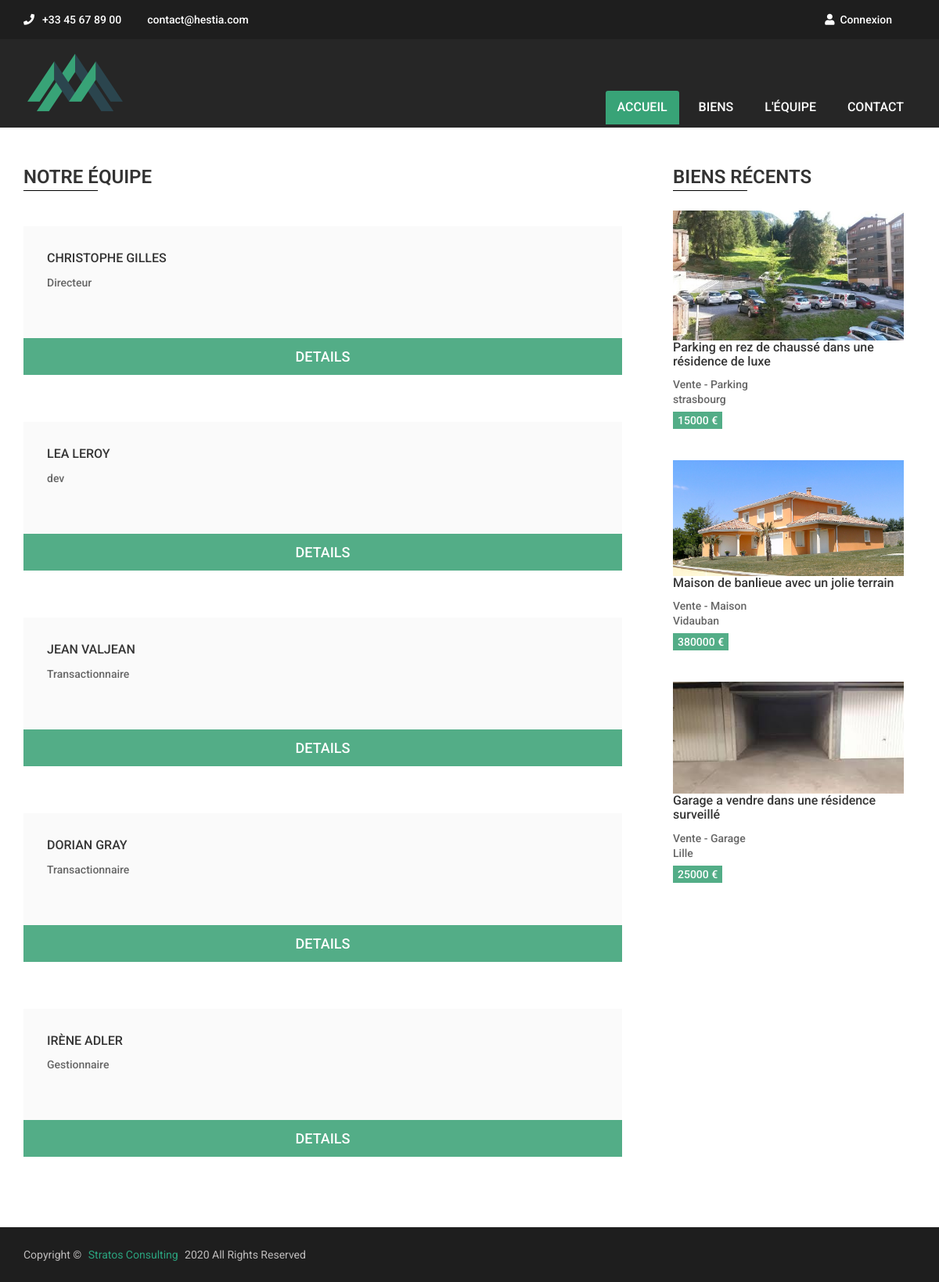
Screenshot of /index.php?route=team with the database file from the repository.
### tables this page shows
CREATE TABLE IF NOT EXISTS `agent` (
  `id` int(11) NOT NULL AUTO_INCREMENT,
  `firstname` varchar(45) NOT NULL,
  `lastname` varchar(45) NOT NULL,
  `phone` varchar(20) DEFAULT NULL,
  `email` varchar(45) NOT NULL,
  `function` varchar(45) DEFAULT NULL,
  `description` varchar(255) DEFAULT NULL,
  `avatar` varchar(255) DEFAULT NULL,
  `password` varchar(70) NOT NULL,
  `token` varchar(255) DEFAULT NULL,
  `status` int(11) NOT NULL,
  `created_at` datetime NOT NULL,
  PRIMARY KEY (`id`),
  UNIQUE KEY `email` (`email`)
);

CREATE TABLE IF NOT EXISTS `estate` (
  `id` int(11) NOT NULL AUTO_INCREMENT,
  `type_id` int(11) NOT NULL,
  `category_id` int(11) NOT NULL,
  `title` varchar(100) NOT NULL,
  `floor` int(11) NOT NULL,
  `area` int(11) NOT NULL,
  `rooms` int(11) NOT NULL,
  `bedrooms` int(11) NOT NULL,
  `bathrooms` int(11) NOT NULL,
  `convertible_attic` tinyint(4) DEFAULT NULL,
  `outside` varchar(50) NOT NULL,
  `outside_area` int(11) DEFAULT NULL,
  `parking` tinyint(4) NOT NULL,
  `parking_type` varchar(45) DEFAULT NULL,
  `energy_id` int(11) NOT NULL,
  `level_energy_diagnostic` varchar(20) DEFAULT NULL,
  `level_climat_diagnostic` varchar(20) DEFAULT NULL,
  `city` varchar(255) NOT NULL,
  `building_year` int(4) NOT NULL,
  `excerpt` varchar(200) NOT NULL,
  `description` text NOT NULL,
  `picture_url` varchar(255) DEFAULT NULL,
  `charge_price` float DEFAULT NULL,
  `charge_frequency_id` int(11) DEFAULT NULL,
  `price` float NOT NULL,
  `fees` int(11) NOT NULL,
  `available` date DEFAULT NULL,
  `created_at` datetime NOT NULL DEFAULT current_timestamp(),
  `agent_id` int(11) NOT NULL,
  `status` tinyint(4) NOT NULL,
  PRIMARY KEY (`id`),
  KEY `fk_estate_type_idx` (`type_id`),
  KEY `fk_estate_category1_idx` (`category_id`),
  KEY `fk_estate_agent1_idx` (`agent_id`),
  KEY `fk_estate_charge_frequency1_idx` (`charge_frequency_id`),
  KEY `energy_id` (`energy_id`)
);

CREATE TABLE IF NOT EXISTS `category` (
  `id` int(11) NOT NULL AUTO_INCREMENT,
  `name` varchar(45) NOT NULL,
  PRIMARY KEY (`id`),
  UNIQUE KEY `name_UNIQUE` (`name`)
);

CREATE TABLE IF NOT EXISTS `type` (
  `id` int(11) NOT NULL AUTO_INCREMENT,
  `type` varchar(45) NOT NULL,
  PRIMARY KEY (`id`),
  UNIQUE KEY `type_UNIQUE` (`type`)
);

### src/controller/FrontController.php (called while the page is built, shortened)
<?php
class FrontController extends Controller
{
    public function team()
    {
        $agents = $this->agentDAO->getAgents();
        $latestEstates = $this->estateDAO->latestEstates();
        return $this->view->render('team', [
            'agents' => $agents,
            'latestEstates' => $latestEstates
        ]);
    }
}

### public/index.php (called while the page is built, shortened)
<?php
$router = new \Hestia\config\Router();
$router->run();

### src/controller/Controller.php (called while the page is built, shortened)
<?php
abstract class Controller
{
    public function __construct(){
        $this->estateDAO = new EstateDAO();
        $this->agentDAO = new AgentDAO();
    }
}

### src/DAO/AgentDAO.php (called while the page is built, shortened)
<?php
class AgentDAO extends DAO
{
    private function buildObject($row){
        $agent = new Agent;
        $agent->setId($row['id']);
        $agent->setFirstname($row['firstname']);
        $agent->setLastname($row['lastname']);
        $agent->setPhone($row['phone']);
        $agent->setEmail($row['email']);
        $agent->setAvatar($row['avatar']);
        $agent->setFunction($row['function']);
        $agent->setDescription($row['description']);
        $agent->setPassword($row['password']);
        $agent->setStatus($row['status']);
        $agent->setCreated_at($row['created_at']);
        return $agent;
    }
    public function getAgents(){
        $sql ='SELECT * FROM agent';
        $result = $this->createQuery($sql);
        $agents = [];
        foreach ($result as $row){
            $agentId = $row['id'];
            $agents[$agentId] = $this->buildObject($row);
        }
        return $agents;
    }
}

### src/DAO/DAO.php (called while the page is built, shortened)
<?php
abstract class DAO
{
    private $connection;
    private function checkConnection(){
        if($this->connection === null){
            return $this->getConnection();
        }
        return $this->connection;
    }
    private function getConnection()
    {
        try{
            $this->connection = new PDO(DB_HOST, DB_USER, DB_PASS);
            $this->connection->setAttribute(PDO::ATTR_ERRMODE, PDO::ERRMODE_EXCEPTION);
            return $this->connection;
        }
        catch(Exception $errorConnection)
        {
            die ('Erreur de connection :'.$errorConnection->getMessage());
        }
    }
    protected function createQuery($sql, $parameters = null)
    {
        $result = $this->checkConnection()->query($sql);
        return $result;
    }
}

### src/model/Agent.php (called while the page is built, shortened)
<?php
class Agent
{
    private $id;
    private $firstname;
    private $lastname;
    private $function;
    public function getId()
    {
        return $this->id;
    }
    public function setId($id)
    {
        $this->id = $id;
    }
    public function getFirstname()
    {
        return $this->firstname;
    }
    public function setFirstname($firstname)
    {
        $this->firstname = $firstname;
    }
    public function getLastname()
    {
        return $this->lastname;
    }
    public function setLastname($lastname)
    {
        $this->lastname = $lastname;
    }
    public function getFunction()
    {
        return $this->function;
    }
    public function setFunction($function)
    {
        $this->function = $function;
    }
}

### src/DAO/EstateDAO.php (called while the page is built, shortened)
<?php
class EstateDAO extends DAO
{
    public function latestEstates(){
        $sql = "SELECT e.id as id, e.title as title, e.excerpt as excerpt, e.status as status, e.price as price, e.rooms as rooms, e.bedrooms as bedrooms, e.area as area, e.city as city, c.name as category, t.type as type, e.picture_url as picture_url
                FROM estate e
                INNER JOIN category c
                ON e.category_id = c.id
                INNER JOIN type t
                ON e.type_id = t.id
                WHERE e.status = '1'
                ORDER BY e.id DESC
                LIMIT 3
                ";
        $result = $this->createQuery($sql)->fetchAll();
        return $result;
    }
}

### templates/team.php (the view, shortened to what this page needs)
<div class="section agent-page-content-area area-pading agent-page-default">
    <div class="container">
        <div class="row">
            <div class="col-md-8 col-sm-12 padding-right-zero">
                <div class="property-page-title">
                    <h2>Notre équipe</h2>
                </div>
                <?php
                    foreach ($agents as $agent)
                    {
                ?>
                <div class="column-single-property">
                    <div class="column-property-img-wrap">
                        <div class="column-property-img">
                        </div>
                    </div>
                    <div class="column-property-content-wrap">
                        <div class="column-property-content">
                            <h4><a href="../public/index.php?route=agent&agentId=<?= htmlspecialchars($agent->getId());?>"><?= htmlspecialchars($agent->getFirstname());?> <?= htmlspecialchars($agent->getLastname());?></a> </h4>
                            <p class="ag-position"><?= htmlspecialchars($agent->getFunction());?> </p>
                        </div>
                        <div class="column-property-more">
                            <a href="../public/index.php?route=agent&agentId=<?= htmlspecialchars($agent->getId());?>">Details</a>
                        </div>
                    </div>
                </div>
                <?php
                    }
                ?>
            </div>
            <div class="col-md-4 col-sm-12 padding-left-65">
                <div class="column-widget">
                    <div class="recent-property-widget">
                        <div class="property-page-title">
                            <h2>Biens Récents</h2>
                        </div>
                        <?php
                            foreach ($latestEstates as $latestEstate)
                            {
                        ?>
                        <div class="single-property-footer-post right-sidebar">
                            <div class="properties-img pull-left">
                                <a href="index.php?route=estate&estateId=<?= ($latestEstate['id']);?>"><img src="../public/img/upload/<?= ($latestEstate['picture_url']);?>" alt="<?= ($latestEstate['picture_url']);?>"></a>
                            </div>
                            <div class="properties-content-footer pull-left">
                                <h4><a href="index.php?route=estate&estateId=<?= ($latestEstate['id']);?>"><?= ($latestEstate['title']);?></a></h4>
                                <p><?= ($latestEstate['category']);?> - <?= ($latestEstate['type']);?>
                                    <br> <?= ($latestEstate['city']);?></p>
                                <div class="property-price">
                                    <p><?= ($latestEstate['price']);?> €</p>
                                </div>
                            </div>
                        </div>
                        <?php
                            }
                        ?>
                    </div>
                </div>
            </div>
        </div>
    </div>
</div>

### public/style.css (style rules this page uses)
html, body { height: 100%; }
body { font-family: 'Roboto', sans-serif; }
img { max-width: 100%; height: auto; }
h1, h2, h3, h4, h5, h6 { font-family: 'Roboto', sans-serif; font-weight: 300; margin: 0 0 20px; text-transform: none; }
a { transition: all 0.3s ease 0s; text-decoration:none }
.area-pading { padding: 50px 0; }
.padding-right-zero { padding-right: 0; }
.padding-left-65 { padding-left: 65px; }
.promo-content > p, .promo-content h3 a:hover, .properties-include li, .properties-content > p, .price-range.pull-left, .price-detail.pull-right:hover, .trams-poly.pull-right li:hover a, .column-property-content > h3, .column-property-content > p, .widget-property-img-wrap > p, .tab-content-padding p, .download-list li a, .agents-details p, .post-meta > p, .media-body p, .four-o-four-content.text-center > p, .contact-area-title > p, .panel-body > p, .area-heading-style-one.text-center > p { color: #666666; }
.phone-mail-area a, .register-login > a, #nav li a, .slide-property-detail li a, .single-query label, .promo-content h3, .promo-content > p, .properties-include li, .properties-content h3 a, .properties-content > p, .price-range.pull-left, .price-detail.pull-right, .widget-title > h3, .properties-content-footer h3, .properties-content-footer p, .properties-img.pull-left > p, .trams-poly a, .column-property-content > h2, .column-property-content > p, .widget-property-img-wrap > p, .column-property-more > a, .scroll-for-btn > a, .properties-content-footer.pull-left > h4, .tab-content-padding p, .description-tab-content.tab-content-padding > h4, .download-list li a, .similar-property-tag > p, .single-property-similar-cat .owl-theme .owl-controls .owl-buttons div, .column-property-content h4 a, .agents-details p, .agents-contact input, textarea#agent-message-box, .agents-contact input[type="submit"], .blog-style .column-property-tag > p, .single-post .column-property-content > h2, .media-body > h4, .comment-date li a, .sent-btn > input[type="submit"], .four-o-four h1, .four-o-four h2, .bac-btn, .main-form.text-center input, .contact-form-main textarea, .login-form-main, .panel-title span.q-mark, .panel-title > a, .panel-body > p, .location, .single-sp-widget h3 { font-weight: 500; }
.properties-content h3 a, .column-property-content > h2 a, .single-sp-widget h3 a, .properties-content-footer.pull-left a, .property-tab li.active a, .column-property-content h4 a, .single-post .column-property-content > h2, .media-body > h4 a, .comment-date li a:hover, .four-o-four h2, .panel-title > a, .location { color: #353535; }
.single-featured-properties, .column-property-img { position: relative; overflow: hidden; }
.single-property-footer-post { margin-top: 30px; overflow: hidden; }
.properties-img { margin-right: 15px; position: relative; }
.properties-content-footer p { color: #38a377; }
.property-page-title { position: relative; }
.property-page-title::before { background: #000 none repeat scroll 0 0; bottom: -5px; content: ""; height: 1px; left: 0; position: absolute; width: 95px; }
.property-page-title > h2 { font-size: 24px; font-weight: 600; margin-bottom: 30px; text-transform: uppercase; }
.column-property-img-wrap { float: left; width: 100%; position: relative; }
.column-single-property { margin-bottom: 40px; overflow: hidden; }
.column-property-content-wrap { float: left; width: 100%; }
.column-property-content { background: #fafafa none repeat scroll 0 0; padding: 30px; }
.column-property-content > p, .widget-property-img-wrap > p { line-height: 21px; margin-bottom: 0px; }
.column-property-more { background: #53ad87 none repeat scroll 0 0; height: 47px; line-height: 47px; text-align: center; transition: all 0.3s ease 0s; }
.column-property-more > a { color: #fff; font-size: 18px; text-transform: uppercase; display: block; }
.properties-content-footer.pull-left > h4 { font-size: 16px; margin-bottom: 12px; }
.right-sidebar .properties-content-footer.pull-left > p { color: #666; line-height: 19px; margin-bottom: 6px; }
.right-sidebar .property-price > p { background: #53ad87 none repeat scroll 0 0; color: #fff; display: inline-block; height: 22px; line-height: 22px; padding: 0 6px; }
.right-sidebar .properties-content-footer.pull-left { margin-top: 15px; }
.recent-property-widget .properties-content-footer.pull-left { margin-top: 0; }
.column-property-content h4 { margin: 0 0 12px; }
.column-property-content h4 a { font-size: 16px; margin: 0; text-transform: uppercase; }
p.ag-position { margin-bottom: 30px; }

### rows the page displays
agent: firstname "CHRISTOPHE", lastname "GILLES", function "Directeur"
agent: firstname "LEA", lastname "LEROY", function "dev"
agent: firstname "JEAN", lastname "VALJEAN", function "Transactionnaire"
agent: firstname "DORIAN", lastname "GRAY", function "Transactionnaire"
agent: firstname "IRÈNE", lastname "ADLER", function "Gestionnaire"
estate: picture_url (picture), title "Parking en rez de chaussé dans une résidence de luxe", category.name "Vente", type.type "Parking", city "strasbourg", price "15000"
estate: picture_url (picture), title "Maison de banlieue avec un jolie terrain", category.name "Vente", type.type "Maison", city "Vidauban", price "380000"
estate: picture_url (picture), title "Garage a vendre dans une résidence surveillé", category.name "Vente", type.type "Garage", city "Lille", price "25000"
